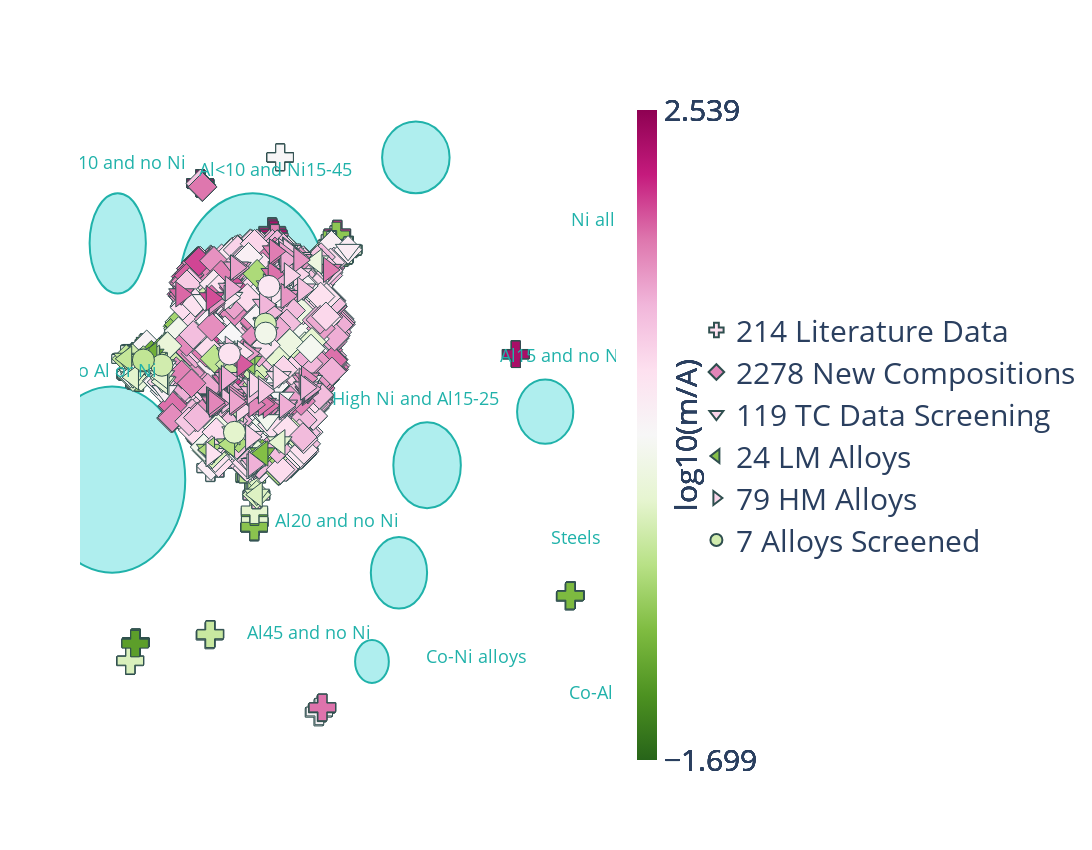

The cell this chart's notebook holds for it:
### Code cell
color_feat = 'log_mass_change'
cmin = all_feats[color_feat].min()
cmax = all_feats[color_feat].max()
size = 22
leg_size = 30

# Plot for literature points
data_in = all_feats
fig1 =  plot_2d(data_in, 'Literature Data', 'cross', True, color_feat, cmin, cmax, size, color=False)

# Plot for sampled comps    
fig2 =  plot_2d(data_in, 'New Compositions', 'diamond', False, color_feat, cmin, cmax, size, color=False)

# Plot for chosen comps
compsg = ['Al35 Fe30 Cr15 Mn10 Nb10 ', 'Al40 Fe25 Cr20 Co15 ', 'Co45 Al30 Cr10 Fe10 Ta5 ', 
          'Co35 Al25 Cr20 Mn20 ', 'Ni30 Al25 Mn25 V15 Si5 ']
compsb = ['Ti45 Nb20 Al15 Cr15 Ni5 ', 'Al35 V25 Mn20 Fe10 Nb10 ']

compsg_in = pd.DataFrame()
for comp in compsg+compsb:
    compsg_in = compsg_in.append(data_in[data_in['composition']==comp])

compsb_in = pd.DataFrame()
for comp in compsb:
    compsb_in = compsb_in.append(data_in[data_in['composition']==comp])
    
fig3 = plot_2d(compsg_in, 'Alloys Screened', 'circle', False, color_feat, cmin, cmax, size, color=False)

data_TC_screening = data_in[(data_in['solidus']>1200) & 
                            (data_in['max_phase'].str.startswith('BCC') | data_in['max_phase'].str.startswith('FCC') | data_in['max_phase'].str.startswith('HCP')) &
                            (data_in['max_phase_fraction']>0.7) & 
                            (data_in['freeze_range']<200)]
fig4 = plot_2d(data_TC_screening, 'TC Data Screening', 'triangle-down', False, color_feat, cmin, cmax, size, color=False)

data_LM = data_TC_screening[data_TC_screening['mass_change']<2]
data_HM = data_TC_screening[data_TC_screening['mass_change']>4.4]

fig5 = plot_2d(data_LM, 'LM Alloys', 'triangle-left', False, color_feat, cmin, cmax, size, color=False)
fig6 = plot_2d(data_HM, 'HM Alloys', 'triangle-right', False, color_feat, cmin, cmax, size, color=False)


# plot all data points and format figure
fig = go.Figure(layout={'height':850,'width':1400,'showlegend':True })

fig.add_trace(fig1)
fig.add_trace(fig2)
fig.add_trace(fig4)
fig.add_trace(fig5)
fig.add_trace(fig6)
fig.add_trace(fig3)


# color bar formats
fig.update_traces(marker=dict(showscale=True,
                              reversescale=True, 
                              colorbar=dict(title=dict(text='log10(m/A)',
                                                       side="right", 
                                                       font_size=leg_size),
                                            tickfont=dict(size=leg_size),
                                            thickness=20, 
                                            tickvals= [np.round(cmin, 3), np.round(cmax, 3)]) ))
# increase axis limits and change legend
fig.update_layout(xaxis={'autorange':False,
                         "range":[data_in['umap0'].min()-2,
                                  data_in['umap0'].max()+2]},
                  yaxis={'autorange':False,
                         "range":[data_in['umap1'].min()-2,
                                  data_in['umap1'].max()+2]}, 
                  legend={'x':1.15, 'y':0.5,
                          'itemsizing':'constant',
                          'bgcolor':'white'}, 
                  legend_font_size=leg_size, 
                  plot_bgcolor='white')

# gridline formats
grid_on = False
fig.update_xaxes(showticklabels=grid_on, showgrid=grid_on, gridwidth=1, gridcolor='mediumpurple', zeroline=False)
fig.update_yaxes(showticklabels=grid_on, showgrid=grid_on, gridwidth=1, gridcolor='mediumpurple', zeroline=False)

# add background ovals to highlight clusters
clust_text_size = 18

# 1st cluster
fig.add_trace(go.Scatter(
    x=[1.75],
    y=[21],
    text=["Al30, Al35 and Ni-Al"],
    mode="text",
    textfont=dict(
        color="LightSeaGreen",
        size=clust_text_size,
        #family="Arail",
    )
))
fig.add_shape(type="circle",
    xref="x", yref="y",
    fillcolor="PaleTurquoise",
    x0=-0.5, y0=15, x1=4, y1=20,
    line_color="LightSeaGreen",
    opacity=1, layer="below"
)

# 2nd cluster
fig.add_trace(go.Scatter(
    x=[18],
    y=[19.5],
    text=["Al25 w/ no Ni"],
    mode="text",
    textfont=dict(
        color="LightSeaGreen",
        size=clust_text_size,
        #family="Arail",
    )
))
fig.add_shape(type="circle",
    xref="x", yref="y",
    fillcolor="PaleTurquoise",
    x0=12.5, y0=18, x1=14.75, y1=20.75,
    line_color="LightSeaGreen",
    opacity=1, layer="below"
)

# 3rd cluster
fig.add_trace(go.Scatter(
    x=[-1.25],
    y=[12.5],
    text=["Al5, Al10 and no Ni"],
    mode="text",
    textfont=dict(
        color="LightSeaGreen",
        size=clust_text_size,
        #family="Arail",
    )
))
fig.add_shape(type="circle",
    xref="x", yref="y",
    fillcolor="PaleTurquoise",
    x0=-2, y0=8, x1=0.5, y1=11.5,
    line_color="LightSeaGreen",
    opacity=1, layer="below"
)

# 4th cluster
fig.add_trace(go.Scatter(
    x=[6.25],
    y=[12.25],
    text=["Al<10 and Ni15-45"],
    mode="text",
    textfont=dict(
        color="LightSeaGreen",
        size=clust_text_size,
        #family="Arail",
    )
))
fig.add_shape(type="circle",
    xref="x", yref="y",
    fillcolor="PaleTurquoise",
    x0=2, y0=5, x1=8.5, y1=11.5,
    line_color="LightSeaGreen",
    opacity=1, layer="below"
)

# 5th cluster
fig.add_trace(go.Scatter(
    x=[12.5],
    y=[15],
    text=["Al40, Al45 and Ni<25"],
    mode="text",
    textfont=dict(
        color="LightSeaGreen",
        size=clust_text_size,
        #family="Arail",
    )
))
fig.add_shape(type="circle",
    xref="x", yref="y",
    fillcolor="PaleTurquoise",
    x0=11, y0=11.5, x1=14, y1=14,
    line_color="LightSeaGreen",
    opacity=1, layer="below"
)

# 6th cluster
fig.add_trace(go.Scatter(
    x=[19],
    y=[5.75],
    text=["Al15 and no Ni"],
    mode="text",
    textfont=dict(
        color="LightSeaGreen",
        size=clust_text_size,
        #family="Arail",
    )
))
fig.add_shape(type="circle",
    xref="x", yref="y",
    fillcolor="PaleTurquoise",
    x0=17, y0=2.75, x1=19.5, y1=5,
    line_color="LightSeaGreen",
    opacity=1, layer="below"
)

# 7th cluster
fig.add_trace(go.Scatter(
    x=[-1],
    y=[5.25],
    text=["no Al or Ni"],
    mode="text",
    textfont=dict(
        color="LightSeaGreen",
        size=clust_text_size,
        #family="Arail",
    )
))
fig.add_shape(type="circle",
    xref="x", yref="y",
    fillcolor="PaleTurquoise",
    x0=-4.25, y0=-1.75, x1=2.25, y1=4.75,
    line_color="LightSeaGreen",
    opacity=1, layer="below"
)

# 8th cluster
fig.add_trace(go.Scatter(
    x=[12.5],
    y=[4.25],
    text=["High Ni and Al15-25"],
    mode="text",
    textfont=dict(
        color="LightSeaGreen",
        size=clust_text_size,
        #family="Arail",
    )
))
fig.add_shape(type="circle",
    xref="x", yref="y",
    fillcolor="PaleTurquoise",
    x0=11.5, y0=0.5, x1=14.5, y1=3.5,
    line_color="LightSeaGreen",
    opacity=1, layer="below"
)

# 9th cluster
fig.add_trace(go.Scatter(
    x=[9],
    y=[0],
    text=["Al20 and no Ni"],
    mode="text",
    textfont=dict(
        color="LightSeaGreen",
        size=clust_text_size,
        #family="Arail",
    )
))
fig.add_shape(type="circle",
    xref="x", yref="y",
    fillcolor="PaleTurquoise",
    x0=10.5, y0=-3, x1=13, y1=-0.5,
    line_color="LightSeaGreen",
    opacity=1, layer="below"
)

# 10th cluster
fig.add_trace(go.Scatter(
    x=[7.75],
    y=[-3.9],
    text=["Al45 and no Ni"],
    mode="text",
    textfont=dict(
        color="LightSeaGreen",
        size=clust_text_size,
        #family="Arail",
    )
))
fig.add_shape(type="circle",
    xref="x", yref="y",
    fillcolor="PaleTurquoise",
    x0=9.8, y0=-5.6, x1=11.3, y1=-4.1,
    line_color="LightSeaGreen",
    opacity=1, layer="below"
)

# text for last lit clusters
fig.add_trace(go.Scatter(
    x=[21, 19.6, 15.2, 21.5],
    y=[10.5, -0.6, -4.75, -6],
    text=["Ni alloys", 'Steels', 'Co-Ni alloys', 'Co-Al alloys'],
    mode="text",
    textfont=dict(
        color="LightSeaGreen",
        size=clust_text_size,
        #family="Arail",
    )
))

for trace in fig['data']:
    if trace.mode == 'text':
        trace['showlegend'] = False

fig.show()

### Figure 1 — Plotly figure (JSON) as saved in the notebook; plotly's stock layout.template omitted (floating-point values rounded to 4 significant figures; data arrays with more than 128 entries replaced by an {"elided": "..."} marker saying what was removed)
{"data": [{"customdata": {"elided": "214x5 mixed values"}, "hovertemplate": "composition:%{customdata[0]} <br>mass_change (mg/cm2): %{customdata[1]}<br>log(mass change): %{customdata[2]}<br>exp temperature: %{customdata[3]}<br>source: %{customdata[4]}<br>", "marker": {"cmax": 2.539, "cmin": -1.699, "color": {"elided": "214 float values"}, "colorbar": {"thickness": 20, "tickfont": {"size": 30}, "tickvals": [-1.699, 2.539], "title": {"font": {"size": 30}, "side": "right", "text": "log10(m/A)"}}, "line": {"color": "DarkSlateGrey", "width": 1}, "reversescale": true, "showscale": true, "size": 22, "symbol": "cross"}, "mode": "markers", "name": "214 Literature Data", "type": "scatter", "x": {"elided": "214 float values"}, "y": {"elided": "214 float values"}}, {"customdata": {"elided": "2278x7 mixed values"}, "hovertemplate": "composition: %{customdata[0]} <br>solidus (C): %{customdata[1]} <br>freeze range: %{customdata[2]} <br>primary phase: %{customdata[3]} <br>max phase fraction: %{customdata[4]} <br>mass_change (mg/cm2): %{customdata[5]}<br>log(mass change): %{customdata[6]}<br>", "marker": {"cmax": 2.539, "cmin": -1.699, "color": {"elided": "2278 float values"}, "colorbar": {"thickness": 20, "tickfont": {"size": 30}, "tickvals": [-1.699, 2.539], "title": {"font": {"size": 30}, "side": "right", "text": "log10(m/A)"}}, "line": {"color": "DarkSlateGrey", "width": 1}, "reversescale": true, "showscale": true, "size": 22, "symbol": "diamond"}, "mode": "markers", "name": "2278 New Compositions", "type": "scatter", "x": {"elided": "2278 float values"}, "y": {"elided": "2278 float values"}}, {"customdata": {"elided": "119x7 mixed values"}, "hovertemplate": "composition: %{customdata[0]} <br>solidus (C): %{customdata[1]} <br>freeze range: %{customdata[2]} <br>primary phase: %{customdata[3]} <br>max phase fraction: %{customdata[4]} <br>mass_change (mg/cm2): %{customdata[5]}<br>log(mass change): %{customdata[6]}<br>", "marker": {"cmax": 2.539, "cmin": -1.699, "color": [0.95, 1.14, 1.46, 1.71, -0.8, 0.03, 0.44, 0.95, -0.01, 0.79, 0.48, 0.73, 1.42, 0.92, 0.44, 1.42, 1.51, 1.58, 1.4, 0.51, 1.74, -0.11, 0.98, 1.69, 0.59, 0.4, 1.68, 0.32, 1.45, 1.4, 1.64, 0.32, 1.43, 1.47, 0.51, 1.58, -0.2, 0.91, 0.68, 1.2, 1.69, 0.79, 1.12, 1.31, 1.76, 1.72, 0.92, -0.45, 0.17, 1.3, 1.19, 1.54, 1.07, 1.33, -0.28, 1.09, 1.4, 0.79, 1.7, 1.67, -0.97, 0.23, 0.62, 1.71, -0.49, 0.53, 1.72, -0.32, 0.59, 1.53, 1.14, 0.88, -0.15, -0.08, 1.41, 1.1, 0.71, 0.27, 1.48, 0.39, 0.77, 1.13, 1.51, 1.57, 1.3, 1.17, 1.3, -0.34, 1.32, 1.18, -0.04, -0.02, 1.33, 1.82, 0.59, 1.34, 0.94, 0.5, 1.71, 1.56, 0.07, 0.71, -0.65, 1.05, 1.22, -0.02, 1.27, 1.59, 1.24, 0.37, 1.39, 1.88, 1.09, 1.65, 1.48, 0.05, -0.07, 0.98, -0.82], "colorbar": {"thickness": 20, "tickfont": {"size": 30}, "tickvals": [-1.699, 2.539], "title": {"font": {"size": 30}, "side": "right", "text": "log10(m/A)"}}, "line": {"color": "DarkSlateGrey", "width": 1}, "reversescale": true, "showscale": true, "size": 22, "symbol": "triangle-down"}, "mode": "markers", "name": "119 TC Data Screening", "type": "scatter", "x": [7.308, 6.824, 4.376, 5.964, 0.8756, 6.437, 6.975, 4.766, 1.282, 4.214, 5.842, 4.222, 5.077, 6.488, 6.536, 6.736, 3.647, 3.545, 4.621, 8.58, 4.094, 4.59, 5.178, 5.744, 7.785, 0.8403, 6.39, 5.887, 3.56, 3.44, 4.527, 5.398, 7.557, 4.125, 4.248, 7.699, 1.213, 5.316, 6.418, 5.842, 7.693, 3.418, 3.497, 6.708, 2.076, 3.996, 5.735, 4.199, 8.085, 6.427, 7.289, 7.663, 6.643, 4.276, 0.8555, 6.852, 6.68, 5.234, 6.295, 8.641, 0.7456, -0.1371, 9.486, 7.74, 3.307, 3.119, 6.181, -0.3735, 6.652, 4.454, 7.491, 6.401, 5.813, 5.43, 4.506, 5.965, 6.321, 5.826, 6.754, 6.708, 4.812, 4.122, 3.71, 5.326, 4.107, 6.674, 5.297, 0.3908, 6.683, 5.252, 4.214, -0.07331, 6.745, 4.796, 1.334, 7.804, 5.347, 6.451, 3.555, 3.569, 1.217, 5.968, 5.1, 4.272, 6.099, 4.437, 5.8, 3.534, 7.623, 1.292, 4.462, 3.429, 5.749, 6.238, 7.322, 1.218, 5.581, 6.899, 5.68], "y": [8.673, 9.535, 4.463, 4.082, 5.711, 2.804, 8.539, 3.952, 4.894, 5.888, 6.973, 7.846, 5.903, 9.363, 4.362, 9.294, 4.107, 7.649, 8.894, 8.769, 5.036, 3.944, 2.992, 4.145, 4.944, 5.667, 9.413, 3.575, 7.719, 4.305, 4.178, 2.071, 4.957, 4.281, 7.845, 4.527, 5.495, 1.991, 8.294, 7.602, 4.571, 2.394, 4.282, 8.911, 7.971, 4.957, 4.685, 2.73, 9.118, 8.496, 9.239, 5.029, 9.494, 8.165, 5.753, 9.481, 9.371, 1.966, 9.422, 8.825, 5.862, 5.18, 9.523, 4.634, 2.542, 7.769, 8.679, 5.72, 9.43, 4.324, 8.14, 5.079, 6.93, 0.976, 8.907, 7.995, 7.989, 6.616, 7.912, 9.478, 5.919, 4.248, 4.157, 4.117, 5.048, 4.025, 2.047, 5.676, 4.086, 4.556, 5.906, 5.075, 9.166, 5.528, 4.59, 4.67, 4.82, 7.784, 4.249, 4.121, 4.921, 8.248, 5.614, 6.067, 7.336, 3.153, 7.602, 4.199, 4.718, 5.445, 4.218, 7.833, 4.593, 9.47, 9.169, 5.109, 2.413, 8.631, 2.415]}, {"customdata": {"elided": "24x7 mixed values"}, "hovertemplate": "composition: %{customdata[0]} <br>solidus (C): %{customdata[1]} <br>freeze range: %{customdata[2]} <br>primary phase: %{customdata[3]} <br>max phase fraction: %{customdata[4]} <br>mass_change (mg/cm2): %{customdata[5]}<br>log(mass change): %{customdata[6]}<br>", "marker": {"cmax": 2.539, "cmin": -1.699, "color": [-0.8, 0.03, -0.01, -0.11, -0.2, -0.45, 0.17, -0.28, -0.97, 0.23, -0.49, -0.32, -0.15, -0.08, 0.27, -0.34, -0.04, -0.02, 0.07, -0.65, -0.02, 0.05, -0.07, -0.82], "colorbar": {"thickness": 20, "tickfont": {"size": 30}, "tickvals": [-1.699, 2.539], "title": {"font": {"size": 30}, "side": "right", "text": "log10(m/A)"}}, "line": {"color": "DarkSlateGrey", "width": 1}, "reversescale": true, "showscale": true, "size": 22, "symbol": "triangle-left"}, "mode": "markers", "name": "24 LM Alloys", "type": "scatter", "x": [0.8756, 6.437, 1.282, 4.59, 1.213, 4.199, 8.085, 0.8555, 0.7456, -0.1371, 3.307, -0.3735, 5.813, 5.43, 5.826, 0.3908, 4.214, -0.07331, 1.217, 5.1, 4.437, 1.218, 5.581, 5.68], "y": [5.711, 2.804, 4.894, 3.944, 5.495, 2.73, 9.118, 5.753, 5.862, 5.18, 2.542, 5.72, 6.93, 0.976, 6.616, 5.676, 5.906, 5.075, 4.921, 5.614, 3.153, 5.109, 2.413, 2.415]}, {"customdata": {"elided": "79x7 mixed values"}, "hovertemplate": "composition: %{customdata[0]} <br>solidus (C): %{customdata[1]} <br>freeze range: %{customdata[2]} <br>primary phase: %{customdata[3]} <br>max phase fraction: %{customdata[4]} <br>mass_change (mg/cm2): %{customdata[5]}<br>log(mass change): %{customdata[6]}<br>", "marker": {"cmax": 2.539, "cmin": -1.699, "color": [0.95, 1.14, 1.46, 1.71, 0.95, 0.79, 0.73, 1.42, 0.92, 1.42, 1.51, 1.58, 1.4, 1.74, 0.98, 1.69, 1.68, 1.45, 1.4, 1.64, 1.43, 1.47, 1.58, 0.91, 0.68, 1.2, 1.69, 0.79, 1.12, 1.31, 1.76, 1.72, 0.92, 1.3, 1.19, 1.54, 1.07, 1.33, 1.09, 1.4, 0.79, 1.7, 1.67, 1.71, 1.72, 1.53, 1.14, 0.88, 1.41, 1.1, 0.71, 1.48, 0.77, 1.13, 1.51, 1.57, 1.3, 1.17, 1.3, 1.32, 1.18, 1.33, 1.82, 1.34, 0.94, 1.71, 1.56, 0.71, 1.05, 1.22, 1.27, 1.59, 1.24, 1.39, 1.88, 1.09, 1.65, 1.48, 0.98], "colorbar": {"thickness": 20, "tickfont": {"size": 30}, "tickvals": [-1.699, 2.539], "title": {"font": {"size": 30}, "side": "right", "text": "log10(m/A)"}}, "line": {"color": "DarkSlateGrey", "width": 1}, "reversescale": true, "showscale": true, "size": 22, "symbol": "triangle-right"}, "mode": "markers", "name": "79 HM Alloys", "type": "scatter", "x": [7.308, 6.824, 4.376, 5.964, 4.766, 4.214, 4.222, 5.077, 6.488, 6.736, 3.647, 3.545, 4.621, 4.094, 5.178, 5.744, 6.39, 3.56, 3.44, 4.527, 7.557, 4.125, 7.699, 5.316, 6.418, 5.842, 7.693, 3.418, 3.497, 6.708, 2.076, 3.996, 5.735, 6.427, 7.289, 7.663, 6.643, 4.276, 6.852, 6.68, 5.234, 6.295, 8.641, 7.74, 6.181, 4.454, 7.491, 6.401, 4.506, 5.965, 6.321, 6.754, 4.812, 4.122, 3.71, 5.326, 4.107, 6.674, 5.297, 6.683, 5.252, 6.745, 4.796, 7.804, 5.347, 3.555, 3.569, 5.968, 4.272, 6.099, 5.8, 3.534, 7.623, 4.462, 3.429, 5.749, 6.238, 7.322, 6.899], "y": [8.673, 9.535, 4.463, 4.082, 3.952, 5.888, 7.846, 5.903, 9.363, 9.294, 4.107, 7.649, 8.894, 5.036, 2.992, 4.145, 9.413, 7.719, 4.305, 4.178, 4.957, 4.281, 4.527, 1.991, 8.294, 7.602, 4.571, 2.394, 4.282, 8.911, 7.971, 4.957, 4.685, 8.496, 9.239, 5.029, 9.494, 8.165, 9.481, 9.371, 1.966, 9.422, 8.825, 4.634, 8.679, 4.324, 8.14, 5.079, 8.907, 7.995, 7.989, 7.912, 5.919, 4.248, 4.157, 4.117, 5.048, 4.025, 2.047, 4.086, 4.556, 9.166, 5.528, 4.67, 4.82, 4.249, 4.121, 8.248, 6.067, 7.336, 7.602, 4.199, 4.718, 4.218, 7.833, 4.593, 9.47, 9.169, 8.631]}, {"customdata": [["Al35 Fe30 Cr15 Mn10 Nb10 ", 1400, 86.1, "BCC_B2#2", 0.78, 0.63, -0.2], ["Al40 Fe25 Cr20 Co15 ", 1301, 44.8, "BCC_B2#3", 1, 0.46, -0.34], ["Co45 Al30 Cr10 Fe10 Ta5 ", 1384, 127.7, "BCC_B2#4", 0.74, 0.72, -0.15], ["Co35 Al25 Cr20 Mn20 ", 1336, 67.7, "BCC_B2#3", 1, 1.87, 0.27], ["Ni30 Al25 Mn25 V15 Si5 ", 1339, 29.3, "BCC_B2", 0.92, 0.95, -0.02], ["Ti45 Nb20 Al15 Cr15 Ni5 ", 1427, 179.3, "BCC_B2#2", 1, 5.09, 0.71], ["Al35 V25 Mn20 Fe10 Nb10 ", 1465, 97, "BCC_B2#2", 1, 6.22, 0.79]], "hovertemplate": "composition: %{customdata[0]} <br>solidus (C): %{customdata[1]} <br>freeze range: %{customdata[2]} <br>primary phase: %{customdata[3]} <br>max phase fraction: %{customdata[4]} <br>mass_change (mg/cm2): %{customdata[5]}<br>log(mass change): %{customdata[6]}<br>", "marker": {"cmax": 2.539, "cmin": -1.699, "color": [-0.2, -0.34, -0.15, 0.27, -0.02, 0.71, 0.79], "colorbar": {"thickness": 20, "tickfont": {"size": 30}, "tickvals": [-1.699, 2.539], "title": {"font": {"size": 30}, "side": "right", "text": "log10(m/A)"}}, "line": {"color": "DarkSlateGrey", "width": 1}, "reversescale": true, "showscale": true, "size": 22, "symbol": "circle"}, "mode": "markers", "name": "7 Alloys Screened", "type": "scatter", "x": [1.213, 0.3908, 5.813, 5.826, 4.437, 5.968, 4.214], "y": [5.495, 5.676, 6.93, 6.616, 3.153, 8.248, 5.888]}, {"mode": "text", "showlegend": false, "text": ["Al30, Al35 and Ni-Al"], "textfont": {"color": "LightSeaGreen", "size": 18}, "type": "scatter", "x": [1.75], "y": [21]}, {"mode": "text", "showlegend": false, "text": ["Al25 w/ no Ni"], "textfont": {"color": "LightSeaGreen", "size": 18}, "type": "scatter", "x": [18], "y": [19.5]}, {"mode": "text", "showlegend": false, "text": ["Al5, Al10 and no Ni"], "textfont": {"color": "LightSeaGreen", "size": 18}, "type": "scatter", "x": [-1.25], "y": [12.5]}, {"mode": "text", "showlegend": false, "text": ["Al<10 and Ni15-45"], "textfont": {"color": "LightSeaGreen", "size": 18}, "type": "scatter", "x": [6.25], "y": [12.25]}, {"mode": "text", "showlegend": false, "text": ["Al40, Al45 and Ni<25"], "textfont": {"color": "LightSeaGreen", "size": 18}, "type": "scatter", "x": [12.5], "y": [15]}, {"mode": "text", "showlegend": false, "text": ["Al15 and no Ni"], "textfont": {"color": "LightSeaGreen", "size": 18}, "type": "scatter", "x": [19], "y": [5.75]}, {"mode": "text", "showlegend": false, "text": ["no Al or Ni"], "textfont": {"color": "LightSeaGreen", "size": 18}, "type": "scatter", "x": [-1], "y": [5.25]}, {"mode": "text", "showlegend": false, "text": ["High Ni and Al15-25"], "textfont": {"color": "LightSeaGreen", "size": 18}, "type": "scatter", "x": [12.5], "y": [4.25]}, {"mode": "text", "showlegend": false, "text": ["Al20 and no Ni"], "textfont": {"color": "LightSeaGreen", "size": 18}, "type": "scatter", "x": [9], "y": [0]}, {"mode": "text", "showlegend": false, "text": ["Al45 and no Ni"], "textfont": {"color": "LightSeaGreen", "size": 18}, "type": "scatter", "x": [7.75], "y": [-3.9]}, {"mode": "text", "showlegend": false, "text": ["Ni alloys", "Steels", "Co-Ni alloys", "Co-Al alloys"], "textfont": {"color": "LightSeaGreen", "size": 18}, "type": "scatter", "x": [21, 19.6, 15.2, 21.5], "y": [10.5, -0.6, -4.75, -6]}], "layout": {"height": 850, "legend": {"bgcolor": "white", "font": {"size": 30}, "itemsizing": "constant", "x": 1.15, "y": 0.5}, "plot_bgcolor": "white", "shapes": [{"fillcolor": "PaleTurquoise", "layer": "below", "line": {"color": "LightSeaGreen"}, "opacity": 1, "type": "circle", "x0": -0.5, "x1": 4, "xref": "x", "y0": 15, "y1": 20, "yref": "y"}, {"fillcolor": "PaleTurquoise", "layer": "below", "line": {"color": "LightSeaGreen"}, "opacity": 1, "type": "circle", "x0": 12.5, "x1": 14.75, "xref": "x", "y0": 18, "y1": 20.75, "yref": "y"}, {"fillcolor": "PaleTurquoise", "layer": "below", "line": {"color": "LightSeaGreen"}, "opacity": 1, "type": "circle", "x0": -2, "x1": 0.5, "xref": "x", "y0": 8, "y1": 11.5, "yref": "y"}, {"fillcolor": "PaleTurquoise", "layer": "below", "line": {"color": "LightSeaGreen"}, "opacity": 1, "type": "circle", "x0": 2, "x1": 8.5, "xref": "x", "y0": 5, "y1": 11.5, "yref": "y"}, {"fillcolor": "PaleTurquoise", "layer": "below", "line": {"color": "LightSeaGreen"}, "opacity": 1, "type": "circle", "x0": 11, "x1": 14, "xref": "x", "y0": 11.5, "y1": 14, "yref": "y"}, {"fillcolor": "PaleTurquoise", "layer": "below", "line": {"color": "LightSeaGreen"}, "opacity": 1, "type": "circle", "x0": 17, "x1": 19.5, "xref": "x", "y0": 2.75, "y1": 5, "yref": "y"}, {"fillcolor": "PaleTurquoise", "layer": "below", "line": {"color": "LightSeaGreen"}, "opacity": 1, "type": "circle", "x0": -4.25, "x1": 2.25, "xref": "x", "y0": -1.75, "y1": 4.75, "yref": "y"}, {"fillcolor": "PaleTurquoise", "layer": "below", "line": {"color": "LightSeaGreen"}, "opacity": 1, "type": "circle", "x0": 11.5, "x1": 14.5, "xref": "x", "y0": 0.5, "y1": 3.5, "yref": "y"}, {"fillcolor": "PaleTurquoise", "layer": "below", "line": {"color": "LightSeaGreen"}, "opacity": 1, "type": "circle", "x0": 10.5, "x1": 13, "xref": "x", "y0": -3, "y1": -0.5, "yref": "y"}, {"fillcolor": "PaleTurquoise", "layer": "below", "line": {"color": "LightSeaGreen"}, "opacity": 1, "type": "circle", "x0": 9.8, "x1": 11.3, "xref": "x", "y0": -5.6, "y1": -4.1, "yref": "y"}], "showlegend": true, "width": 1400, "xaxis": {"autorange": false, "gridcolor": "mediumpurple", "gridwidth": 1, "range": [-2.427, 21.4], "showgrid": false, "showticklabels": false, "zeroline": false}, "yaxis": {"autorange": false, "gridcolor": "mediumpurple", "gridwidth": 1, "range": [-8.637, 14.75], "showgrid": false, "showticklabels": false, "zeroline": false}}}
